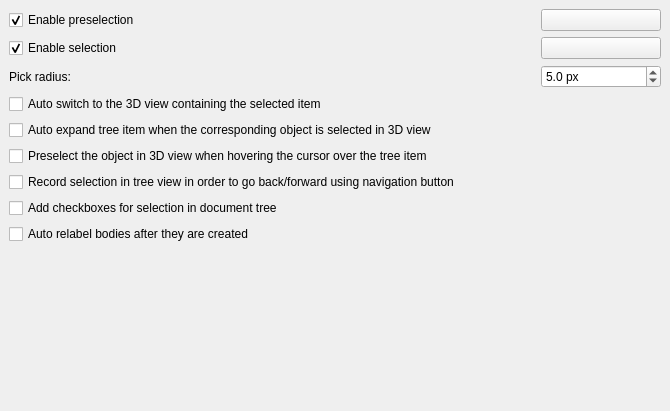
<?xml version="1.0" encoding="UTF-8"?>
<ui version="4.0">
 <class>Gui::Dialog::DlgSettingsSelection</class>
 <widget class="QWidget" name="Gui::Dialog::DlgSettingsSelection">
  <property name="geometry">
   <rect>
    <x>0</x>
    <y>0</y>
    <width>670</width>
    <height>411</height>
   </rect>
  </property>
  <property name="windowTitle">
   <string>Selection</string>
  </property>
  <layout class="QGridLayout">
   <property name="leftMargin">
    <number>9</number>
   </property>
   <property name="topMargin">
    <number>9</number>
   </property>
   <property name="rightMargin">
    <number>9</number>
   </property>
   <property name="bottomMargin">
    <number>9</number>
   </property>
   <property name="spacing">
    <number>6</number>
   </property>
   <item row="0" column="0">
    <widget class="Gui::PrefCheckBox" name="checkBoxPreselection">
     <property name="minimumSize">
      <size>
       <width>240</width>
       <height>0</height>
      </size>
     </property>
     <property name="toolTip">
      <string>Enable preselection, highlighted with specified color</string>
     </property>
     <property name="text">
      <string>Enable preselection</string>
     </property>
     <property name="checked">
      <bool>true</bool>
     </property>
     <property name="prefEntry" stdset="0">
      <cstring>EnablePreselection</cstring>
     </property>
     <property name="prefPath" stdset="0">
      <cstring>View</cstring>
     </property>
    </widget>
   </item>
   <item row="0" column="1">
    <widget class="Gui::PrefColorButton" name="HighlightColor">
     <property name="text">
      <string/>
     </property>
     <property name="color">
      <color>
       <red>225</red>
       <green>225</green>
       <blue>20</blue>
      </color>
     </property>
     <property name="prefEntry" stdset="0">
      <cstring>HighlightColor</cstring>
     </property>
     <property name="prefPath" stdset="0">
      <cstring>View</cstring>
     </property>
    </widget>
   </item>
   <item row="1" column="0">
    <widget class="Gui::PrefCheckBox" name="checkBoxSelection">
     <property name="toolTip">
      <string>Enable selection, highlighted with specified color</string>
     </property>
     <property name="text">
      <string>Enable selection</string>
     </property>
     <property name="checked">
      <bool>true</bool>
     </property>
     <property name="prefEntry" stdset="0">
      <cstring>EnableSelection</cstring>
     </property>
     <property name="prefPath" stdset="0">
      <cstring>View</cstring>
     </property>
    </widget>
   </item>
   <item row="1" column="1">
    <widget class="Gui::PrefColorButton" name="SelectionColor">
     <property name="text">
      <string/>
     </property>
     <property name="color">
      <color>
       <red>28</red>
       <green>173</green>
       <blue>28</blue>
      </color>
     </property>
     <property name="prefEntry" stdset="0">
      <cstring>SelectionColor</cstring>
     </property>
     <property name="prefPath" stdset="0">
      <cstring>View</cstring>
     </property>
    </widget>
   </item>
   <item row="2" column="0">
    <layout class="QHBoxLayout" name="horizontalLayout_1">
     <item>
      <widget class="QLabel" name="spinPickRadiusLabel">
       <property name="text">
        <string>Pick radius:</string>
       </property>
      </widget>
     </item>
     <item>
      <spacer name="horizSpacer_1">
       <property name="orientation">
        <enum>Qt::Horizontal</enum>
       </property>
       <property name="sizeHint" stdset="0">
        <size>
         <width>250</width>
         <height>10</height>
        </size>
       </property>
      </spacer>
     </item>
    </layout>
   </item>
   <item row="2" column="1">
    <widget class="Gui::PrefDoubleSpinBox" name="spinPickRadius">
     <property name="minimumSize">
      <size>
       <width>120</width>
       <height>0</height>
      </size>
     </property>
     <property name="toolTip">
      <string>Area for picking elements in 3D view.
Larger value eases to pick things, but can make small features impossible to select.
      </string>
     </property>
     <property name="inputMethodHints">
      <set>Qt::ImhPreferNumbers</set>
     </property>
     <property name="suffix">
      <string notr="true"> px</string>
     </property>
     <property name="decimals">
      <number>1</number>
     </property>
     <property name="minimum">
      <double>0.500000000000000</double>
     </property>
     <property name="maximum">
      <double>200.000000000000000</double>
     </property>
     <property name="value">
      <double>5.000000000000000</double>
     </property>
     <property name="prefEntry" stdset="0">
      <cstring>PickRadius</cstring>
     </property>
     <property name="prefPath" stdset="0">
      <cstring>View</cstring>
     </property>
    </widget>
   </item>
   <item row="3" column="0" colspan="2">
    <widget class="Gui::PrefCheckBox" name="checkBoxAutoSwitch">
     <property name="text">
      <string>Auto switch to the 3D view containing the selected item</string>
     </property>
     <property name="prefEntry" stdset="0">
      <cstring>SyncView</cstring>
     </property>
     <property name="prefPath" stdset="0">
      <cstring>TreeView</cstring>
     </property>
    </widget>
   </item>
   <item row="4" column="0" colspan="2">
    <widget class="Gui::PrefCheckBox" name="checkBoxAutoExpand">
     <property name="text">
      <string>Auto expand tree item when the corresponding object is selected in 3D view</string>
     </property>
     <property name="prefEntry" stdset="0">
      <cstring>SyncSelection</cstring>
     </property>
     <property name="prefPath" stdset="0">
      <cstring>TreeView</cstring>
     </property>
    </widget>
   </item>
   <item row="5" column="0" colspan="2">
    <widget class="Gui::PrefCheckBox" name="checkBoxPreselect">
     <property name="text">
      <string>Preselect the object in 3D view when hovering the cursor over the tree item</string>
     </property>
     <property name="prefEntry" stdset="0">
      <cstring>PreSelection</cstring>
     </property>
     <property name="prefPath" stdset="0">
      <cstring>TreeView</cstring>
     </property>
    </widget>
   </item>
   <item row="6" column="0" colspan="2">
    <widget class="Gui::PrefCheckBox" name="checkBoxRecord">
     <property name="text">
      <string>Record selection in tree view in order to go back/forward using navigation button</string>
     </property>
     <property name="prefEntry" stdset="0">
      <cstring>RecordSelection</cstring>
     </property>
     <property name="prefPath" stdset="0">
      <cstring>TreeView</cstring>
     </property>
    </widget>
   </item>
   <item row="7" column="0" colspan="2">
    <widget class="Gui::PrefCheckBox" name="checkBoxSelectionCheckBoxes">
     <property name="text">
      <string>Add checkboxes for selection in document tree</string>
     </property>
     <property name="prefEntry" stdset="0">
      <cstring>CheckBoxesSelection</cstring>
     </property>
     <property name="prefPath" stdset="0">
      <cstring>TreeView</cstring>
     </property>
    </widget>
   </item>
   <item row="8" column="0" colspan="2">
    <widget class="Gui::PrefCheckBox" name="checkBoxTreeAutoRelabel">
     <property name="toolTip">
      <string>After a new part is created, its tree label is automatically put into edit mode to quickly perform a rename (F2)</string>
     </property>
     <property name="text">
      <string>Auto relabel bodies after they are created</string>
     </property>
     <property name="prefEntry" stdset="0">
      <cstring>AutoRelabelNew</cstring>
     </property>
     <property name="prefPath" stdset="0">
      <cstring>TreeView</cstring>
     </property>
    </widget>
   </item>
   <item row="9" column="0" colspan="2">
    <spacer name="verticalSpacer">
     <property name="orientation">
      <enum>Qt::Vertical</enum>
     </property>
     <property name="sizeHint" stdset="0">
      <size>
       <width>20</width>
       <height>245</height>
      </size>
     </property>
    </spacer>
   </item>
  </layout>
 </widget>
 <customwidgets>
  <customwidget>
   <class>Gui::PrefDoubleSpinBox</class>
   <extends>QDoubleSpinBox</extends>
   <header>Gui/PrefWidgets.h</header>
  </customwidget>
  <customwidget>
   <class>Gui::ColorButton</class>
   <extends>QPushButton</extends>
   <header>Gui/Widgets.h</header>
  </customwidget>
  <customwidget>
   <class>Gui::PrefColorButton</class>
   <extends>Gui::ColorButton</extends>
   <header>Gui/PrefWidgets.h</header>
  </customwidget>
  <customwidget>
   <class>Gui::PrefCheckBox</class>
   <extends>QCheckBox</extends>
   <header>Gui/PrefWidgets.h</header>
  </customwidget>
 </customwidgets>
 <resources/>
  <connections>
  <connection>
   <sender>checkBoxPreselection</sender>
   <signal>toggled(bool)</signal>
   <receiver>HighlightColor</receiver>
   <slot>setEnabled(bool)</slot>
  </connection>
  <connection>
   <sender>checkBoxSelection</sender>
   <signal>toggled(bool)</signal>
   <receiver>SelectionColor</receiver>
   <slot>setEnabled(bool)</slot>
  </connection>
 </connections>
</ui>
